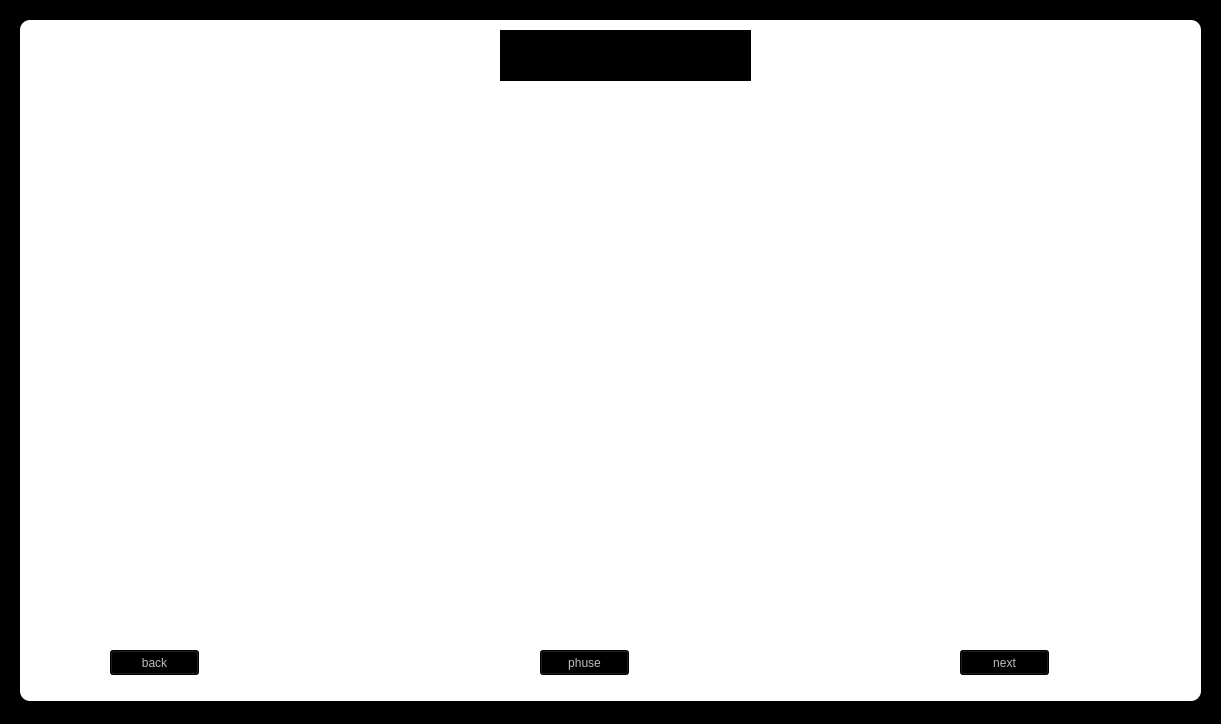
<?xml version="1.0" encoding="UTF-8"?>
<ui version="4.0">
 <class>MainWindow</class>
 <widget class="QMainWindow" name="MainWindow">
  <property name="geometry">
   <rect>
    <x>0</x>
    <y>0</y>
    <width>1221</width>
    <height>724</height>
   </rect>
  </property>
  <property name="font">
   <font>
    <family>Helvetica Neue</family>
   </font>
  </property>
  <property name="windowTitle">
   <string>MainWindow</string>
  </property>
  <widget class="QWidget" name="Result">
   <property name="styleSheet">
    <string notr="true">background:black</string>
   </property>
   <widget class="QLabel" name="VideoHolder">
    <property name="geometry">
     <rect>
      <x>20</x>
      <y>20</y>
      <width>1181</width>
      <height>681</height>
     </rect>
    </property>
    <property name="styleSheet">
     <string notr="true">background-color: rgb(255, 255, 255);
border-style:outset;
border-radius:10px;
</string>
    </property>
    <property name="text">
     <string/>
    </property>
   </widget>
   <widget class="QLabel" name="AlertTitle">
    <property name="geometry">
     <rect>
      <x>500</x>
      <y>30</y>
      <width>251</width>
      <height>51</height>
     </rect>
    </property>
    <property name="font">
     <font>
      <family>&quot;Arial&quot;</family>
      <pointsize>14</pointsize>
      <weight>50</weight>
      <italic>false</italic>
      <bold>false</bold>
     </font>
    </property>
    <property name="autoFillBackground">
     <bool>false</bool>
    </property>
    <property name="styleSheet">
     <string notr="true">background-color: rgb(100, 100, 100);
border-style:outset;
border-radius:10px;
color: rgba(250, 255, 255, 50%);
font: 14pt \&quot;Arial\&quot;;</string>
    </property>
    <property name="frameShape">
     <enum>QFrame::NoFrame</enum>
    </property>
    <property name="text">
     <string/>
    </property>
    <property name="textFormat">
     <enum>Qt::AutoText</enum>
    </property>
    <property name="alignment">
     <set>Qt::AlignLeading|Qt::AlignLeft|Qt::AlignVCenter</set>
    </property>
   </widget>
   <widget class="QLabel" name="AlertText">
    <property name="geometry">
     <rect>
      <x>510</x>
      <y>40</y>
      <width>231</width>
      <height>31</height>
     </rect>
    </property>
    <property name="font">
     <font>
      <family>&quot;Arial&quot;</family>
      <pointsize>14</pointsize>
      <weight>50</weight>
      <italic>false</italic>
      <bold>false</bold>
     </font>
    </property>
    <property name="styleSheet">
     <string notr="true">background-color: rgb(255, 255, 255);
border-style:outset;
border-radius:10px;
color: rgb(0, 0, 0);
font: 14pt \&quot;Arial\&quot;;
</string>
    </property>
    <property name="text">
     <string/>
    </property>
    <property name="textFormat">
     <enum>Qt::AutoText</enum>
    </property>
    <property name="alignment">
     <set>Qt::AlignLeading|Qt::AlignLeft|Qt::AlignVCenter</set>
    </property>
   </widget>
   <widget class="QPushButton" name="pushButton">
    <property name="enabled">
     <bool>false</bool>
    </property>
    <property name="geometry">
     <rect>
      <x>110</x>
      <y>650</y>
      <width>89</width>
      <height>25</height>
     </rect>
    </property>
    <property name="text">
     <string>back</string>
    </property>
   </widget>
   <widget class="QPushButton" name="pushButton_2">
    <property name="enabled">
     <bool>false</bool>
    </property>
    <property name="geometry">
     <rect>
      <x>540</x>
      <y>650</y>
      <width>89</width>
      <height>25</height>
     </rect>
    </property>
    <property name="text">
     <string>phuse</string>
    </property>
   </widget>
   <widget class="QPushButton" name="pushButton_3">
    <property name="enabled">
     <bool>false</bool>
    </property>
    <property name="geometry">
     <rect>
      <x>960</x>
      <y>650</y>
      <width>89</width>
      <height>25</height>
     </rect>
    </property>
    <property name="text">
     <string>next</string>
    </property>
   </widget>
  </widget>
 </widget>
 <resources/>
 <connections/>
</ui>
